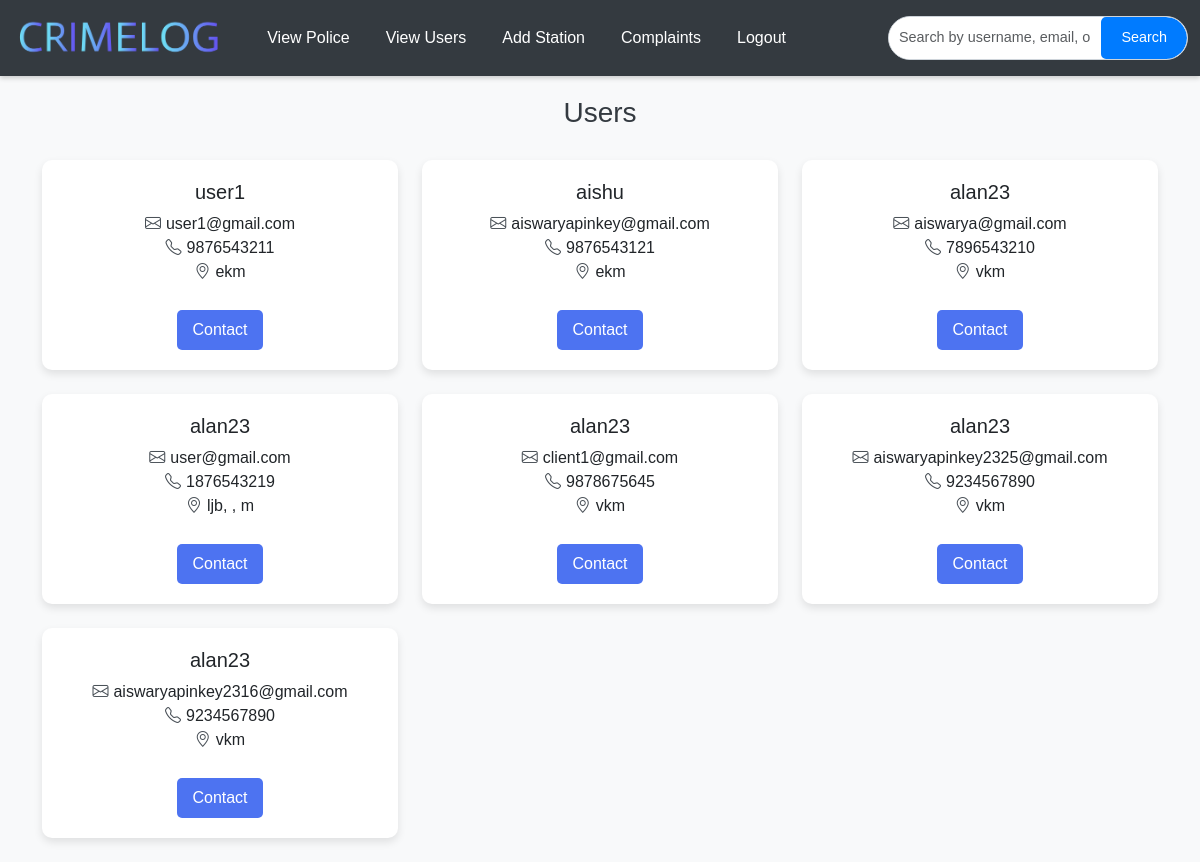
The app's page /viewusers (signed in) with its own data.
### app/models.py (models this page shows, shortened)
class User(models.Model):
    Email = models.EmailField(unique=True)
    username = models.TextField()
    phonenumber = models.IntegerField()
    password = models.TextField()
    location = models.TextField()
    idproof = models.CharField(max_length=12)
    profile_picture = models.ImageField(upload_to='profile_pics/', default='profile_pics/default.png')  # Ensure the default image is in the correct path.

### app/views.py (the view)
# urls.py: path('viewusers',views.viewusers,name='viewusers'),
@login_required
def viewusers(req):
    if not req.user.is_superuser:
        return redirect('login')  # Update 'login' with the appropriate login URL name
    query = req.POST.get('query', '')  # Get the search query from the form
    if query:
        data = User.objects.filter(
            Q(username__icontains=query) |
            Q(Email__icontains=query)
        )
    else:
        data = User.objects.all()  # Display all users if no search query is provided
    return render(req, 'admin/viewusers.html', {'data': data, 'query': query})

### templates/admin/viewusers.html (shortened to what this page needs)
<!DOCTYPE html>
<html lang="en">
<head>
    <link href="https://cdn.jsdelivr.net/npm/bootstrap@5.3.3/dist/css/bootstrap.min.css" rel="stylesheet">
    <link href="https://cdn.jsdelivr.net/npm/bootstrap-icons/font/bootstrap-icons.css" rel="stylesheet">
</head>
<body>
    <nav id="nav" class="navbar navbar-expand-lg navbar-dark sticky-top">
        <div class="container-fluid">
            <a class="navbar-brand" href="../viewcomplaint">
                <img src="../static/images/logo.png" alt="CrimeLog" style="max-height: 50px;">
            </a>
            <div class="collapse navbar-collapse" id="mynavbar">
                <ul class="navbar-nav me-auto">
                    <li class="nav-item"><a class="nav-link" href="../viewpolice">View Police</a></li>
                    <li class="nav-item"><a class="nav-link" href="../viewusers">View Users</a></li>
                    <li class="nav-item"><a class="nav-link" href="../addstation">Add Station</a></li>
                    <li class="nav-item"><a class="nav-link" href="../viewcomplaint">Complaints</a></li>
                    <li class="nav-item"><a class="nav-link" href="../logout">Logout</a></li>
                </ul>
                <div class="search-input-group">
                    <form method="post" action="{% url 'viewusers' %}">
                        <input class="form-control" type="text" name="query" placeholder="Search by username, email, or name..." value="{{ query|default:'' }}">
                        <button class="btn btn-primary" type="submit">Search</button>
                    </form>
                </div>
            </div>
        </div>
    </nav>
    <div class="container">
        <h3>Users</h3>
        <div class="row">
            {% for i in data %}
            <div class="col-md-4 col-sm-6 mb-4">
                <div class="card">
                    <div class="card-body">
                        <h5 class="card-title">{{ i.username }}</h5>
                        <p class="card-text">
                            <i class="bi bi-envelope icon"></i>{{ i.Email }}<br>
                            <i class="bi bi-telephone icon"></i>{{ i.phonenumber }}<br>
                            <i class="bi bi-geo-alt icon"></i>{{ i.location }}
                        </p>
                        <a href="mailto:{{ i.Email }}" class="btn">Contact</a>
                    </div>
                </div>
            </div>
            {% endfor %}
        </div>
    </div>
</body>
</html>

### templates/admin/viewusers.html (style rules this page uses)
body { font-family: Arial, sans-serif; background-color: #f8f9fa; }
#nav { box-shadow: 0 2px 5px rgba(0, 0, 0, 0.2); background-color: #343a40; }
.navbar .nav-link { color: #fff; margin: 0 10px; }
.search-input-group { display: flex; align-items: center; border: 1px solid #ced4da; border-radius: 25px; overflow: hidden; background-color: #fff; width: 300px; }
.search-input-group form { display: flex; align-items: center; width: 100%; }
.search-input-group input { flex: 1; border: none; padding: 10px 10px; outline: none; font-size: 0.9rem; }
.search-input-group button { background-color: #007bff; border: none; color: #fff; padding: 10px 20px; font-size: 0.9rem; cursor: pointer; border-top-right-radius: 25px; border-bottom-right-radius: 25px; transition: background-color 0.3s ease; }
.container { margin-top: 20px; }
h3 { text-align: center; margin-bottom: 30px; color: #343a40; }
.card { border: none; border-radius: 10px; box-shadow: 0 4px 8px rgba(0, 0, 0, 0.1); transition: transform 0.3s ease, box-shadow 0.3s ease; }
.card-body { padding: 20px; text-align: center; }
.card-body .icon { margin-right: 5px; color: #495057; }
.card .btn { background-color: #4d73f1; color: #fff; border: none; border-radius: 5px; padding: 8px 15px; margin-top: 10px; transition: background-color 0.3s ease; }

### records on screen
User: username "user1", Email "user1@gmail.com", phonenumber "9876543211", location "ekm"
User: username "aishu", Email "aiswaryapinkey@gmail.com", phonenumber "9876543121", location "ekm"
User: username "alan23", Email "aiswarya@gmail.com", phonenumber "7896543210", location "vkm"
User: username "alan23", Email "user@gmail.com", phonenumber "1876543219", location "ljb, , m"
User: username "alan23", Email "client1@gmail.com", phonenumber "9878675645", location "vkm"
User: username "alan23", Email "aiswaryapinkey2325@gmail.com", phonenumber "9234567890", location "vkm"
User: username "alan23", Email "aiswaryapinkey2316@gmail.com", phonenumber "9234567890", location "vkm"
